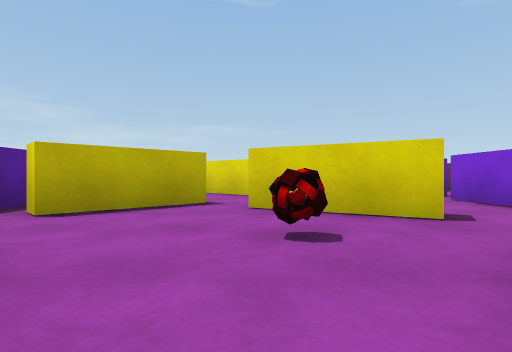
view 1 (above)

13 first-person views from a walk through a scene from a Unity 3-D project. The camera is 0.44 m above the floor, looks level and sees 80° across. The floor is counted in squares, 1 m on a side. Each view is taken from the middle of a square. On the plan, view 1 faces up. The plan holds only what a view shows up to about 9 squares ahead; the rest is blank. The place goes on beyond the plan. Some surface patterns are stand-ins.

view 2
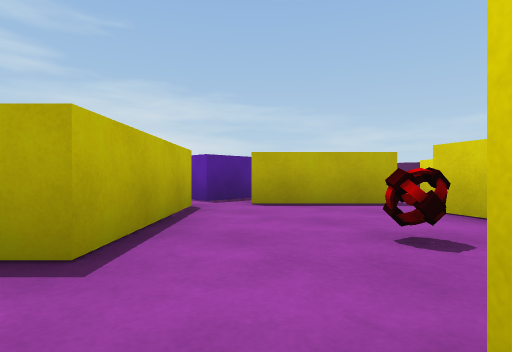

view 3
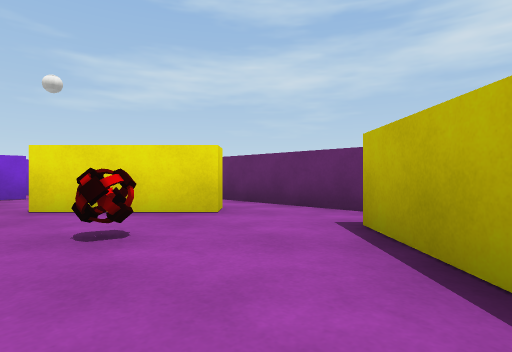

view 4
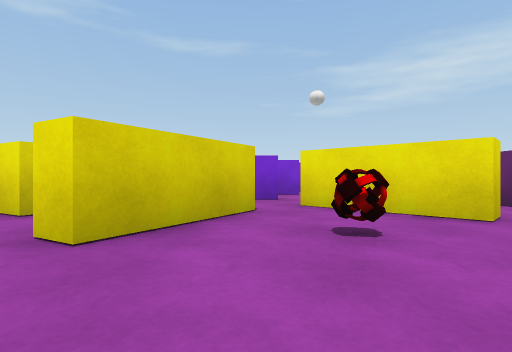

view 5
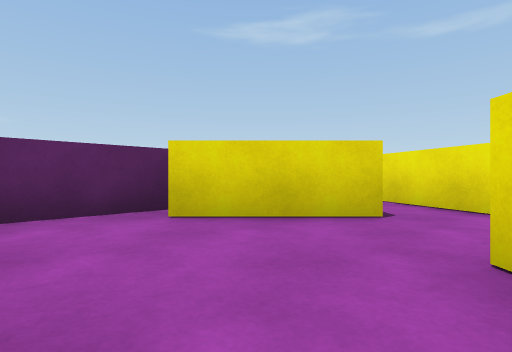

view 6
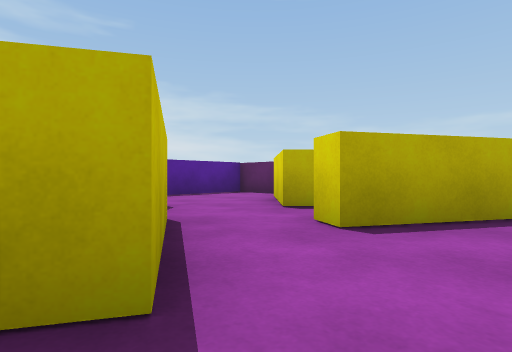

view 7
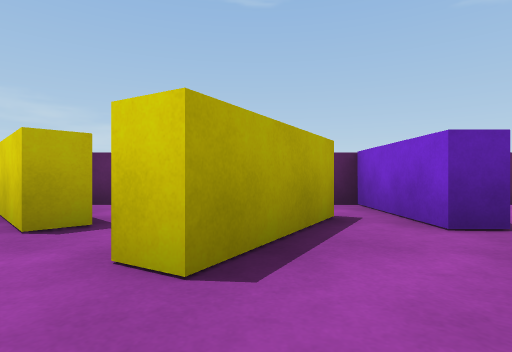

view 8
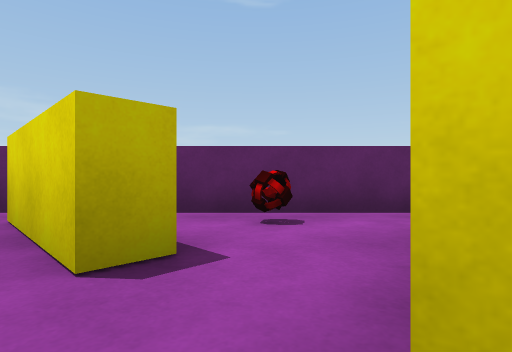

view 9
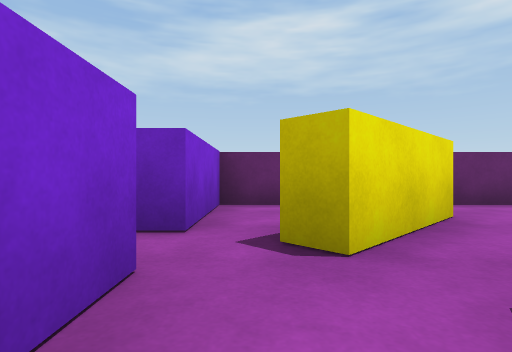

view 10
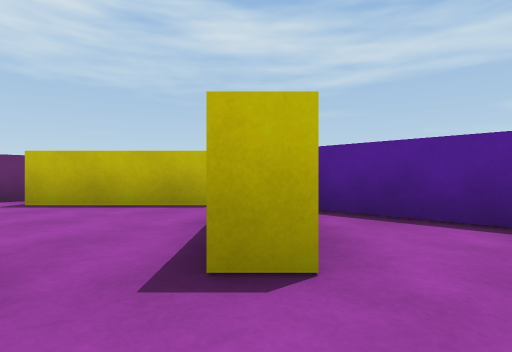

view 11
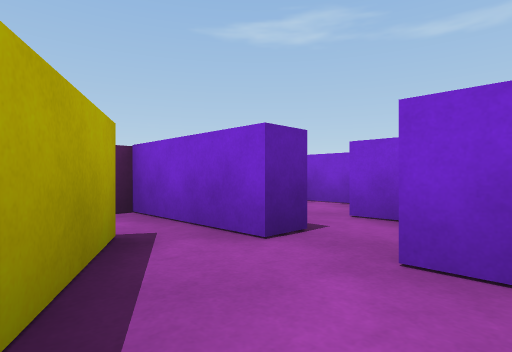

view 12
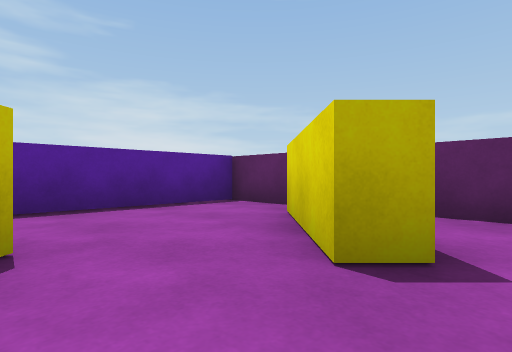

view 13
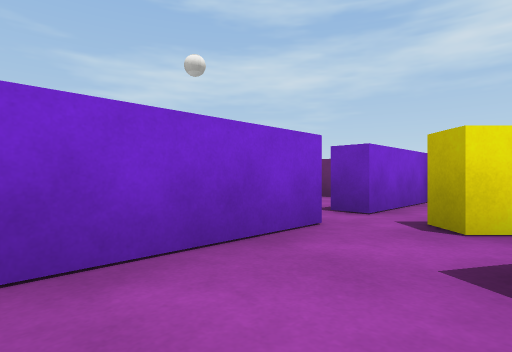

### Floor plan
Key: @ floor where view 1 was taken; # wall or solid block; x gap in a wall; . floor; T thing the floor can be seen under or through; O other object.
Columns run from 4 left of view 1 to 5 right of it. Each row starts with its distance up from view 1.
  9 #########
  8 #..#.O..#
  7 #..##.#x##
  6 #.....#..#
  5 #..#....##
  4 #.####..#
  3 #....TT.#
  2 ###.O.Tx#
  1   ##.##.#
  0    #@...#
 -1    ######

Where each view was taken, in squares from view 1:
view 1: 0 up, 0 right, facing up
view 2: 0 up, 1 right, facing up-left
view 3: 3 up, 2 left, facing down-right
view 4: 3 up, 2 left, facing right
view 5: 5 up, 3 left, facing up-right
view 6: 3 up, 3 right, facing up-left
view 7: 4 up, 2 right, facing up
view 8: 5 up, 1 right, facing up
view 9: 4 up, 3 right, facing down
view 10: 6 up, 0 right, facing down-left
view 11: 5 up, 2 right, facing up-right
view 12: 5 up, 1 right, facing up-left
view 13: 5 up, 2 right, facing down-right
